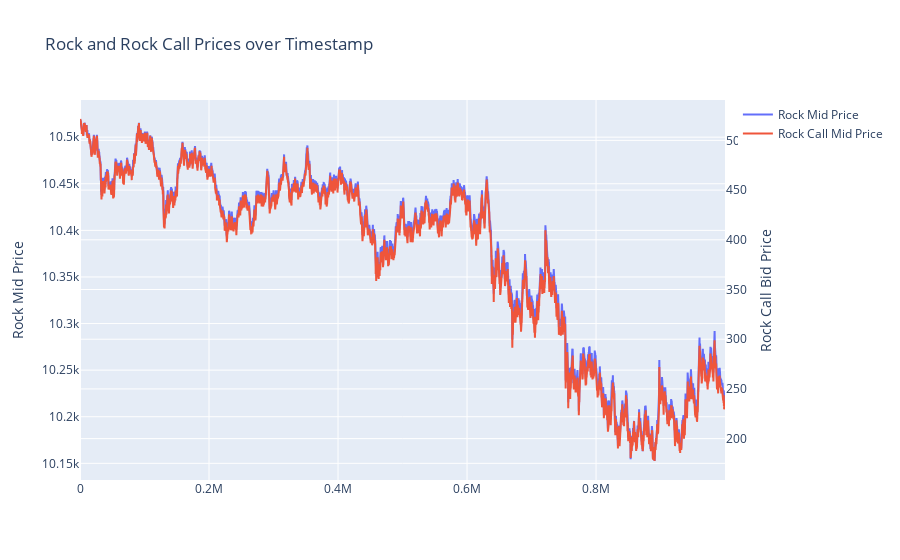

Notebook source saved alongside this figure:
### Code cell
fig = go.Figure()
fig.add_trace(go.Scatter(x=df['timestamp'], y=df['mid_price_rock'], name='Rock Mid Price'))
fig.add_trace(go.Scatter(x=df['timestamp'], y=df['mid_price_voucher10000'], name='Rock Call Mid Price', yaxis='y2'))
fig.update_layout(title='Rock and Rock Call Prices over Timestamp', yaxis=dict(title='Rock Mid Price'), yaxis2=dict(title='Rock Call Bid Price', overlaying='y', side='right'))
fig.show()

### Figure 1 — Plotly figure (JSON) as saved in the notebook; plotly's stock layout.template omitted (floating-point values rounded to 4 significant figures; data arrays with more than 128 entries replaced by an {"elided": "..."} marker saying what was removed)
{"data": [{"name": "Rock Mid Price", "type": "scatter", "x": {"elided": "10000 int values"}, "y": {"elided": "10000 float values"}}, {"name": "Rock Call Mid Price", "type": "scatter", "x": {"elided": "10000 int values"}, "y": {"elided": "10000 float values"}, "yaxis": "y2"}], "layout": {"title": {"text": "Rock and Rock Call Prices over Timestamp"}, "yaxis": {"title": {"text": "Rock Mid Price"}}, "yaxis2": {"overlaying": "y", "side": "right", "title": {"text": "Rock Call Bid Price"}}}}
